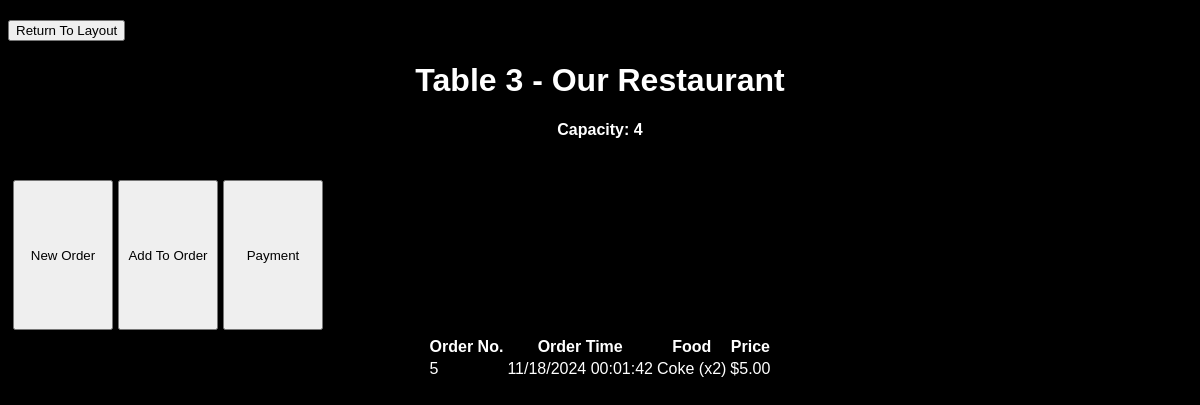
The page /order_manager/3 on the database its author committed.
### main.py (models this page shows, shortened)
class Table(db.Model):
    table_id = db.Column(db.Integer, primary_key=True, unique=True, nullable=False)
    capacity = db.Column(db.Integer, nullable=False)
    loc = db.Column(db.String(20))

class Order(db.Model):                                                              #* GAD - Removed cust_id from Orders
    order_id = db.Column(db.Integer, primary_key=True, autoincrement=True)          #* GAD - Added auto-increment
    table_id = db.Column(db.Integer, db.ForeignKey("table.table_id"))
    order_time = db.Column(db.DateTime, default = datetime.now(), nullable=False)
    total_cost = db.Column(db.Float, nullable=False)                              #add logic for incrementing later  #? Is this still needed?

### main.py (the view)
@app.route('/order_manager/<int:table_id>', methods=['GET', 'POST'])
def order(table_id):
     table = Table.query.get_or_404(table_id)
     if request.method == 'POST':
        try:
            db.session.commit()
            return redirect(url_for('/order_manager/'))
        except:
               return 'There was an issue opening the layout'
     else:
        orders = (
            db.session.query(
                Order.order_id,
                Order.order_time,
                Order.total_cost,
                db.func.group_concat(MenuItem.name, ", ").label("food_items"),
                db.func.group_concat(OrderItem.quantity, ", ").label("food_quantities")
            )
            .join(OrderItem, Order.order_id == OrderItem.order_id)
            .join(MenuItem, OrderItem.menu_item_id == MenuItem.menu_item_id)
            .filter(Order.table_id == table_id)
            .group_by(Order.order_id)
            .order_by(Order.order_time)
            .all()
        )
        processed_orders = []
        for order in orders:
            food_item_list = (order.food_items).split(',')
            food_quantities_list = (order.food_quantities).replace(' ','').split(',')
            food_items = []
            for i in range(0, len(food_item_list)):
                food_items.append(f"{food_item_list[i]} (x{food_quantities_list[i]})")
            processed_orders.append({
                'order_id': order.order_id,
                'order_time': (order.order_time).strftime("%m/%d/%Y %H:%M:%S"),
                'food_list': '\n'.join(food_items),
                'total_cost': order.total_cost
            })
        return render_template('order_manager.html', table = table, orders = processed_orders)

### templates/order_manager.html (shortened to what this page needs)
{% extends 'base.html' %}
{% block body %}
<div class="content">
    <form action="/" method="get">
        <button>Return To Layout</button>
    </form>
    <h1 style="text-align: center;">Table {{table.table_id}} - {{table.loc}}</h1>
    <h4 style="text-align: center;">Capacity: {{table.capacity}}</h4>
    <div>
        <div class="form-container" align="center">
            <form action="/menu" method="get">
                <button class="smalltable">New Order</button>
            </form>
            <form action="/menu" method="get">
                <button class="smalltable">Add To Order</button>
            </form>
            <form id="payment_button" action="/payment" method="get" onClick="create_url()">
                <button class="smalltable">Payment</button>
            </form>
        </div>
        <table class="table" align="center">
            <tr>
            <th>Order No.</th>
            <th>Order Time</th>
            <th>Food</th>
            <th>Price</th>
            </tr>
            {% for order in orders[::-1] %}
            <tr>
                <td>{{ order.order_id }}</td>
                <td>{{ order.order_time }}</td>
                <td style="white-space: pre-line;">{{ order.food_list }}</td>
                <td>${{ "%.2f"|format(order.total_cost) }}</td>
            </tr>
            {% endfor %}
        </table>
    </div>
</div>
{% endblock %}

### static/css/main.css (style rules this page uses)
body, html { font-family: sans-serif; background-color: black; color: white; }
.smalltable { height: 150px; width: 100px; }
.form-container { display: flex; align-items: left; justify-content: left; gap: 5px; margin: 5px; flex-wrap: nowrap; }
form { align-self: center; margin-top: 20px; }

### rows shown on the page
Table: table_id "3", loc "Our Restaurant", capacity "4"
Order: order_id "5", order_time "11/18/2024 00:01:42", food_list "Coke (x2)", total_cost "5.00"
